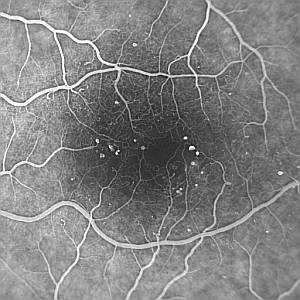
#> input picture Morphologie/angiogram.png, 300 x 300 px
$ python Quest3.py
#> lines starting #> are read from the running program, lines starting #| are printed output that depends on the picture
import matplotlib.pyplot as plt
import numpy as np
import cv2

I = cv2.imread('angiogram.png',0)
#> I is the input picture: shape (300, 300); min 11, max 255, mean 129.7

plt.figure()
plt.subplot(2,2,1)
plt.imshow(I,'gray')
plt.axis('off')

S = cv2.getStructuringElement(cv2.MORPH_ELLIPSE,(25,25))

Top = cv2.morphologyEx(I, cv2.MORPH_TOPHAT, S)
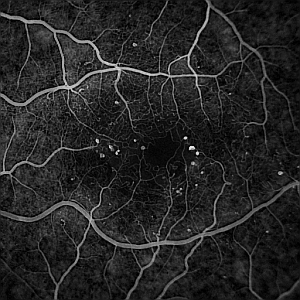
#> Top: shape (300, 300); min 0, max 232, mean 37.4


plt.subplot(2,2,2)
plt.imshow(Top,'gray')
plt.axis('off')

S = cv2.getStructuringElement(cv2.MORPH_ELLIPSE,(5,5))

ouv = cv2.morphologyEx(I, cv2.MORPH_OPEN, S)
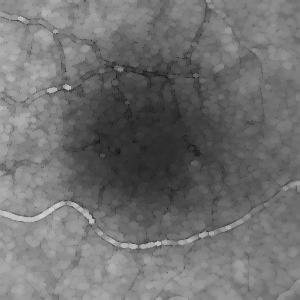
#> ouv: shape (300, 300); min 11, max 205, mean 111.9

plt.subplot(2,2,3)
plt.imshow(ouv,'gray')
plt.axis('off')


plt.show()
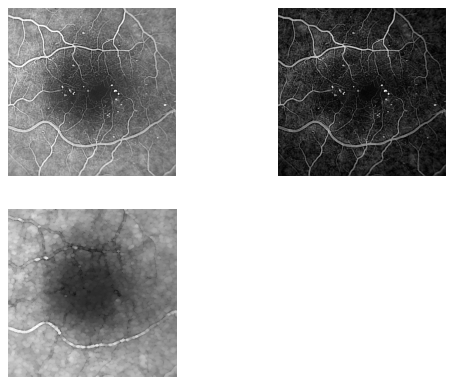
#> figure drawn by matplotlib, 3 panels

$ run again, with Morphologie/Ampoule.png copied over Morphologie/angiogram.png
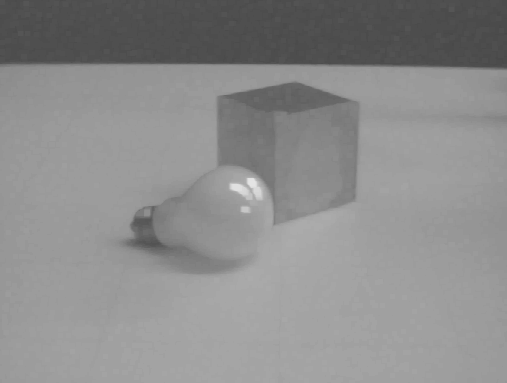
#> input picture Morphologie/Ampoule.png, 507 x 383 px
#> I is the input picture: shape (383, 507); min 71, max 228, mean 140
#> `Top = cv2.morphologyEx(I, cv2.MORPH_TOPHAT, S)`:
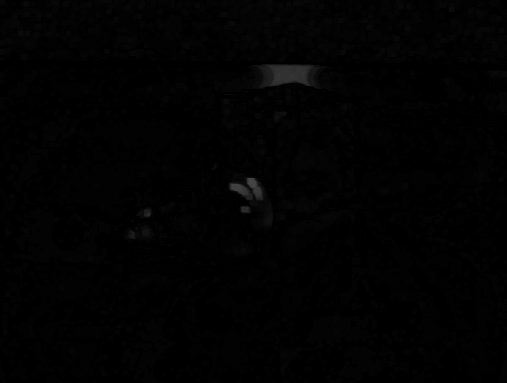
#> Top: shape (383, 507); min 0, max 68, mean 1.8
#> `plt.show()`:
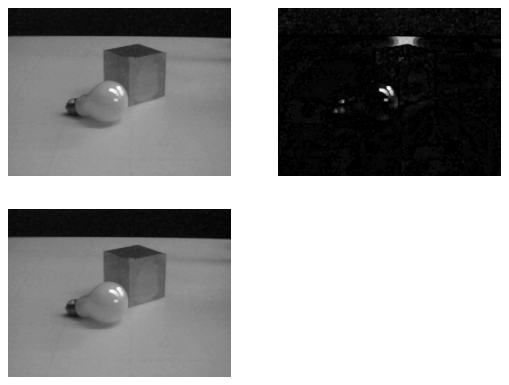
#> figure drawn by matplotlib, 3 panels
